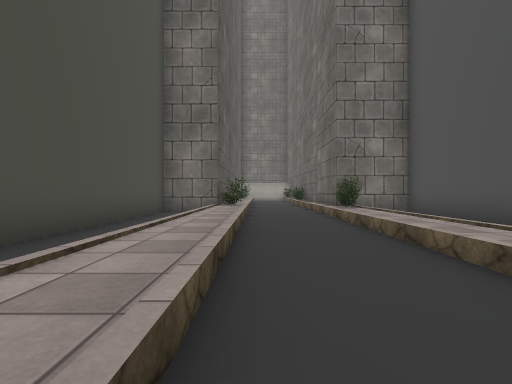
view 1 (above)

21 first-person views from a walk through a scene from a Unity 3-D project. The camera is 1.2 m above the floor, looks level and sees 85° across. The floor is counted in squares, 2 m on a side. Each view is taken from the middle of a square. On the plan, view 1 faces up. The plan holds only what a view shows up to about 9 squares ahead; the rest is blank. The place goes on beyond the plan. The player character is not drawn. Some animated figures are left out. Some surface patterns are stand-ins.

view 2
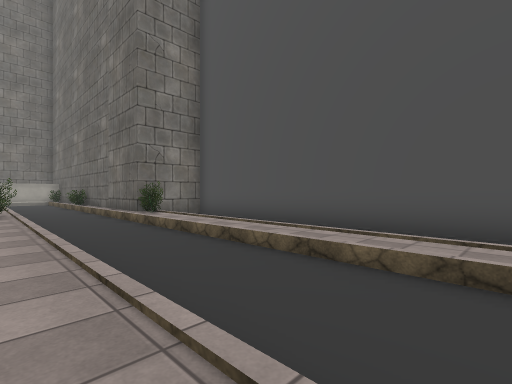

view 3
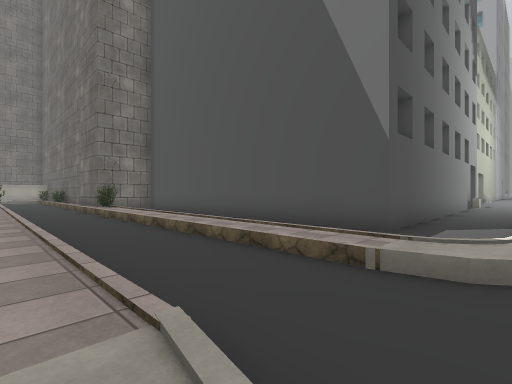

view 4
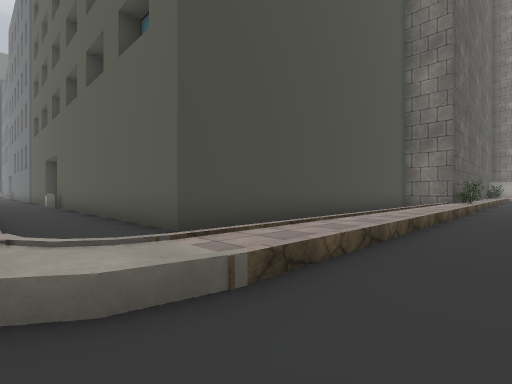

view 5
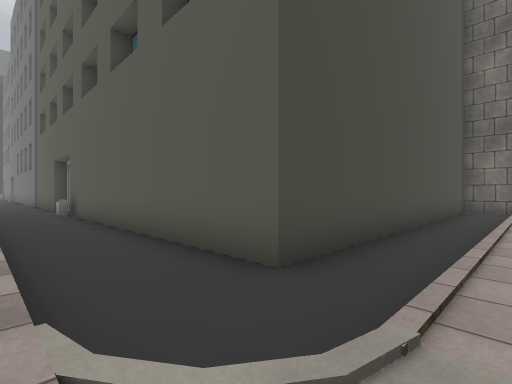

view 6
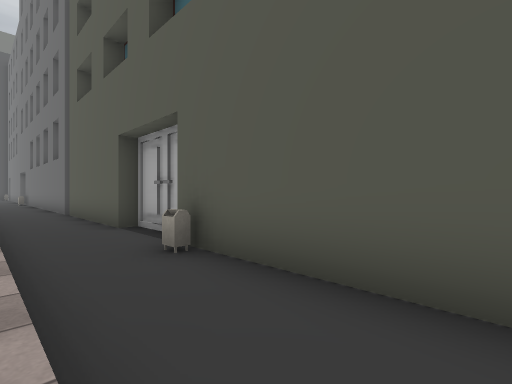

view 7
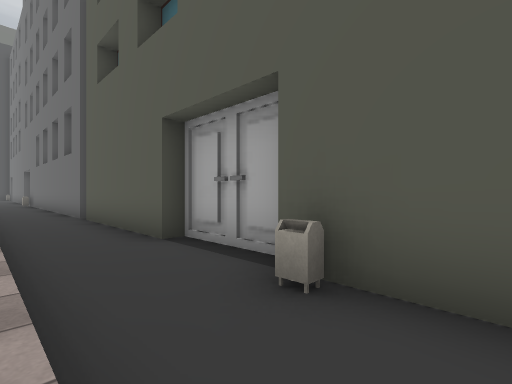

view 8
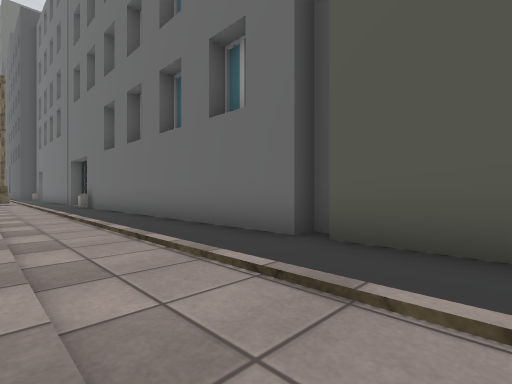

view 9
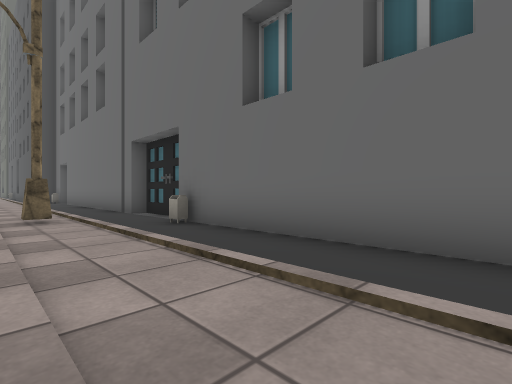

view 10
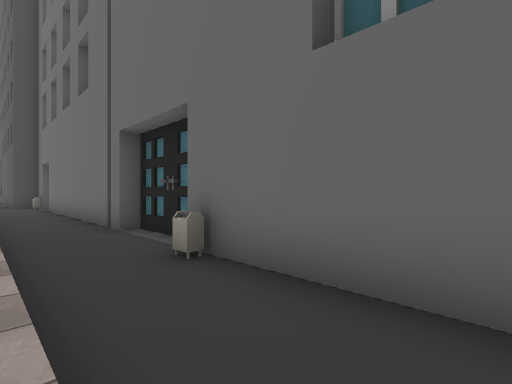

view 11
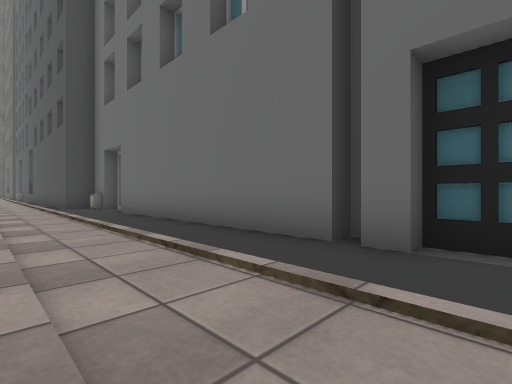

view 12
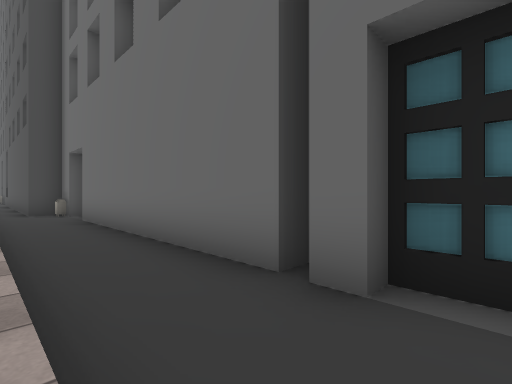

view 13
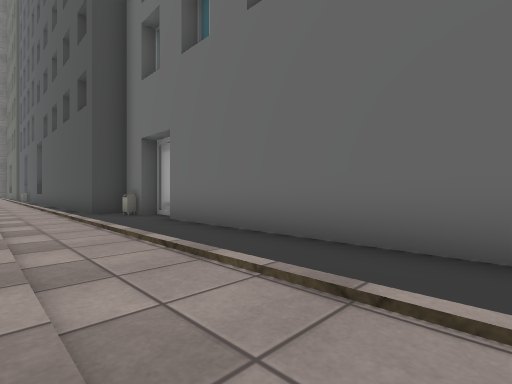

view 14
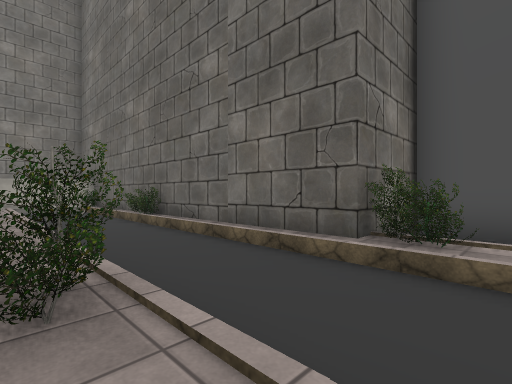

view 15
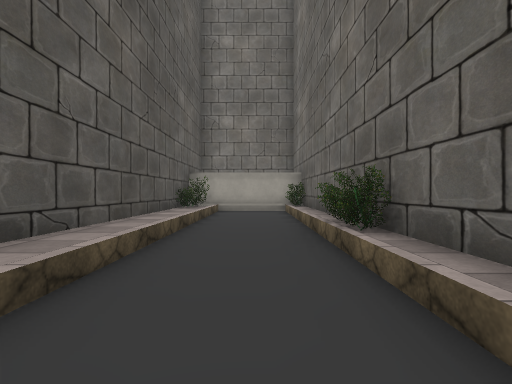

view 16
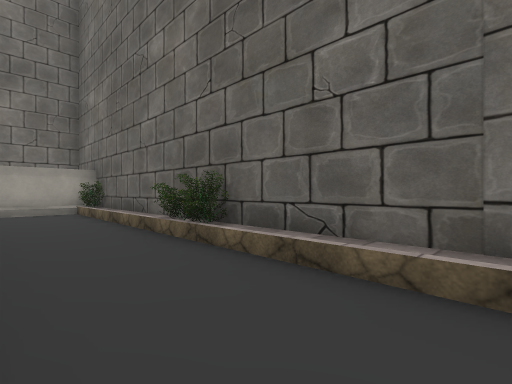

view 17
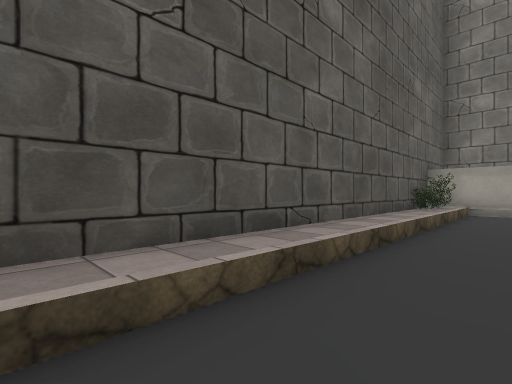

view 18
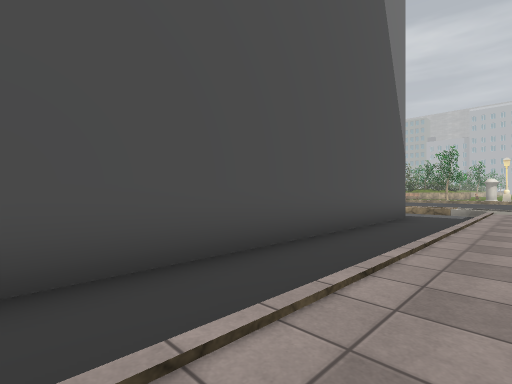

view 19
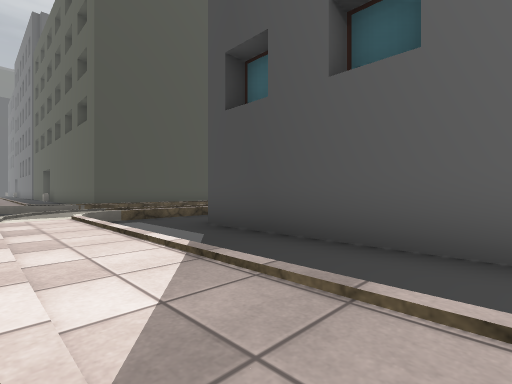

view 20
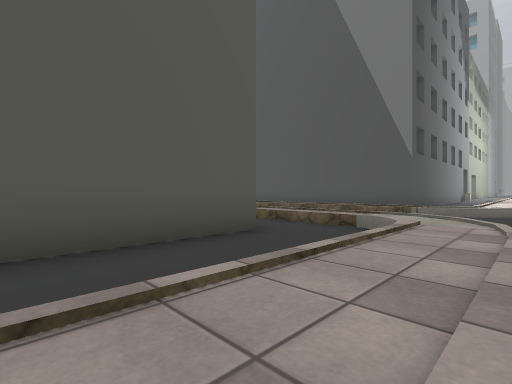

view 21
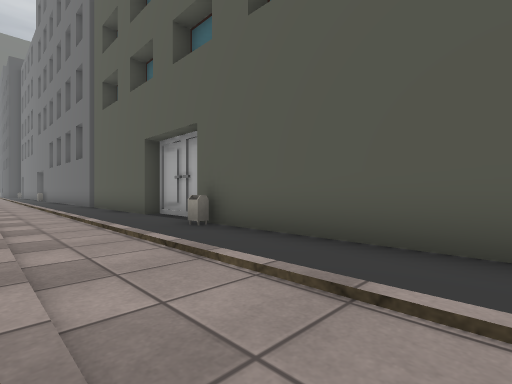

### Floor plan
Key: @ floor where view 1 was taken; # wall or solid block; . main floor; : floor 0.25 m higher than the main floor; / step, stairs or slope; B bush; U building; M mailbox; L block; O other object.
Columns run from 42 left of view 1 to 9 right of it. Each row starts with its distance up from view 1.
 21                                           LLL
 20                                          OLLB#
 19                                          B..B#
 18                                          #../#
 17                                          #../#
 16                                          #../#
 15                                          #..B#
 14                                          #..B#
 13                                          #../#
 12                                          #../#
 11                                          #../#
 10                                          B../#
  9                                        ##OO./###
  8                                        #.:..BB.U
  7                                        #.:..//.U
  6                                        #.:..//.U
  5                                        #.:..//.U
  4                                        #.:..//.U
  3                                        #.:..//.U
  2                                        #.:..//.U
  1                                        #.:..//.U
  0                                        #.:@.//.U
 -1  U   U U UUUU  U UUU U U   ####        #.:..//.UUUU
 -2 M.UUUUUUUUU..MUUUUUUUUU.####...M########.:..//.UUUUU
 -3 .........................................:..//......
 -4 /////////////#//////////////////////////:/../://////
 -5 ////////////////////////// //////////////. ..///////

Where each view was taken, in squares from view 1:
view 1: 0 up, 0 right, facing up
view 2: 0 up, 1 left, facing up-right
view 3: 4 down, 1 left, facing up-right
view 4: 4 down, 1 right, facing up-left
view 5: 4 down, 1 left, facing up-left
view 6: 4 down, 8 left, facing up-left
view 7: 4 down, 10 left, facing up-left
view 8: 5 down, 17 left, facing up-left
view 9: 5 down, 24 left, facing up-left
view 10: 4 down, 26 left, facing up-left
view 11: 5 down, 31 left, facing up-left
view 12: 4 down, 31 left, facing up-left
view 13: 5 down, 34 left, facing up-left
view 14: 7 up, 1 left, facing up-right
view 15: 11 up, 1 right, facing up
view 16: 11 up, 0 right, facing up-right
view 17: 11 up, 1 right, facing up-left
view 18: 7 up, 2 right, facing down-right
view 19: 5 down, 9 right, facing up-left
view 20: 5 down, 6 left, facing up-right
view 21: 5 down, 7 left, facing up-left
